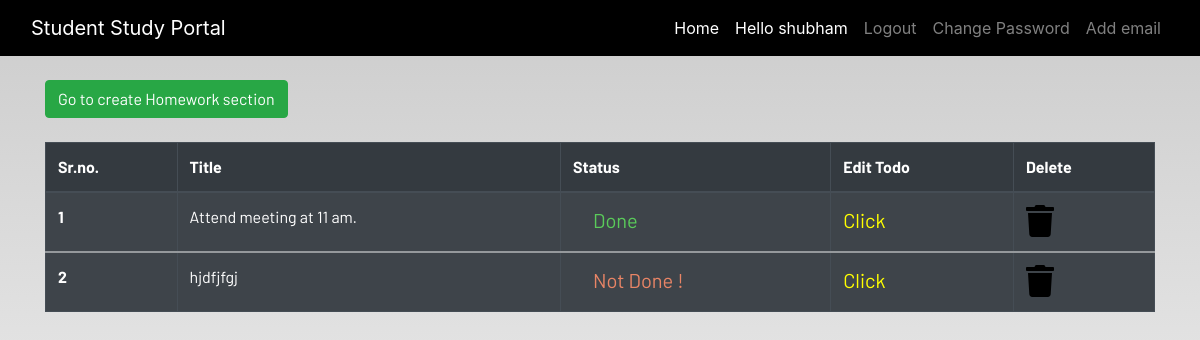
The app's page /display_todo (signed in), older data.
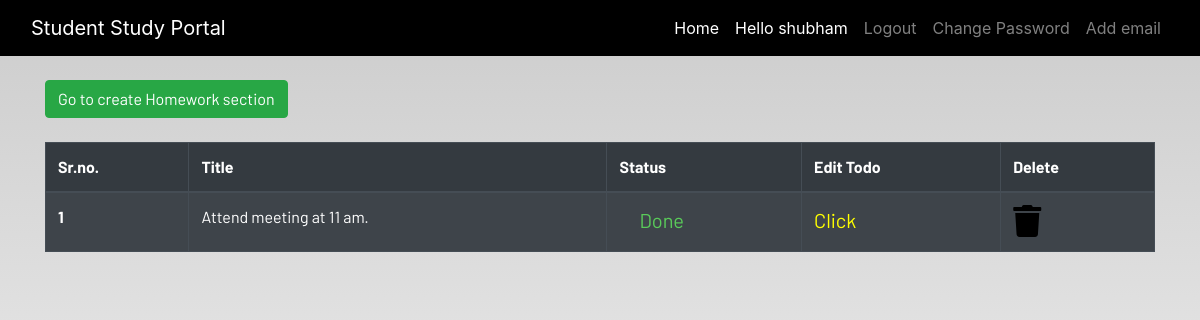
The same page, newer data.
### dashboard/models.py (models this page shows, shortened)
class Todo(models.Model):
    user = models.ForeignKey(User, on_delete=models.CASCADE)
    title = models.CharField(max_length=200)
    todo_status = models.BooleanField(default=False)

### dashboard/views.py (the view)
# urls.py: path("display_todo", views.TodoDisplayView.as_view(), name="display_todo"),
class TodoDisplayView(ListView):
    model = Todo
    paginate_by = 20
    template_name = "dashboard/todo_display.html"
    def get_context_data(self, **kwargs):
        todo = Todo.objects.filter(user=self.request.user)
        context = {"todo": todo}
        return context

### dashboard/templates/dashboard/todo_display.html
{% extends 'dashboard/base.html' %}
{% load static %}
{% block content %}
<section class='text-left container'>
    <button href="" class="btn btn-success" type="submit">
        <a href="{% url 'todo' %}" style="color:white;" > Go to create Homework section </a>
     </button><br><br>
</section>
<div class="container">
    {% if todo %}
    <table class="table table-striped table-bordered table-hover table-dark">
        <thead>
            <tr>
                <th scope="col">Sr.no.</th>
                <th scope="col">Title</th>
                <th scope="col">Status</th>
                <th scope="col">Edit Todo</th>
                <th scope="col">Delete</th>
            </tr>
        </thead>
        {% for todo in todo %}
        <tbody>
            <tr>
                <th scope="row">{{forloop.counter}}</th>
                <td>{{todo.title|slice:"0:100"}}</td>
                <td>
                    <a href="#">
                        <div class="form-check">
                            {% if todo.todo_status == True %}
                            <a href='#' style = "color:#5acb5a;font-size:20px;"> Done </a>
                            {% else %}
                            <a href='#' style = "color:#e98566;font-size:20px;"> Not Done ! </a>
                            {% endif %}
                        </div>
                    </a>
                </td>
                <td><a href="{% url 'update_todo' todo.id %}" style = "color:yellow;font-size:20px;" >Click</a></td>
                <td><a href="{% url 'delete_todo' todo.id%}"><i class="fa fa-trash fa-2x"></i></a></td>
            </tr>
            {% endfor %}
        </tbody>
    </table>
    {% else %}
    <h1 align='center'> Todo Not Found For {{user.username}}  <h1>
    {% endif %}
</div><br><br>
{% endblock content %}

Row changes from the older to the newer data that the page shows:
removed Todo: title "hjdfjfgj", todo_status "Not Done !"
